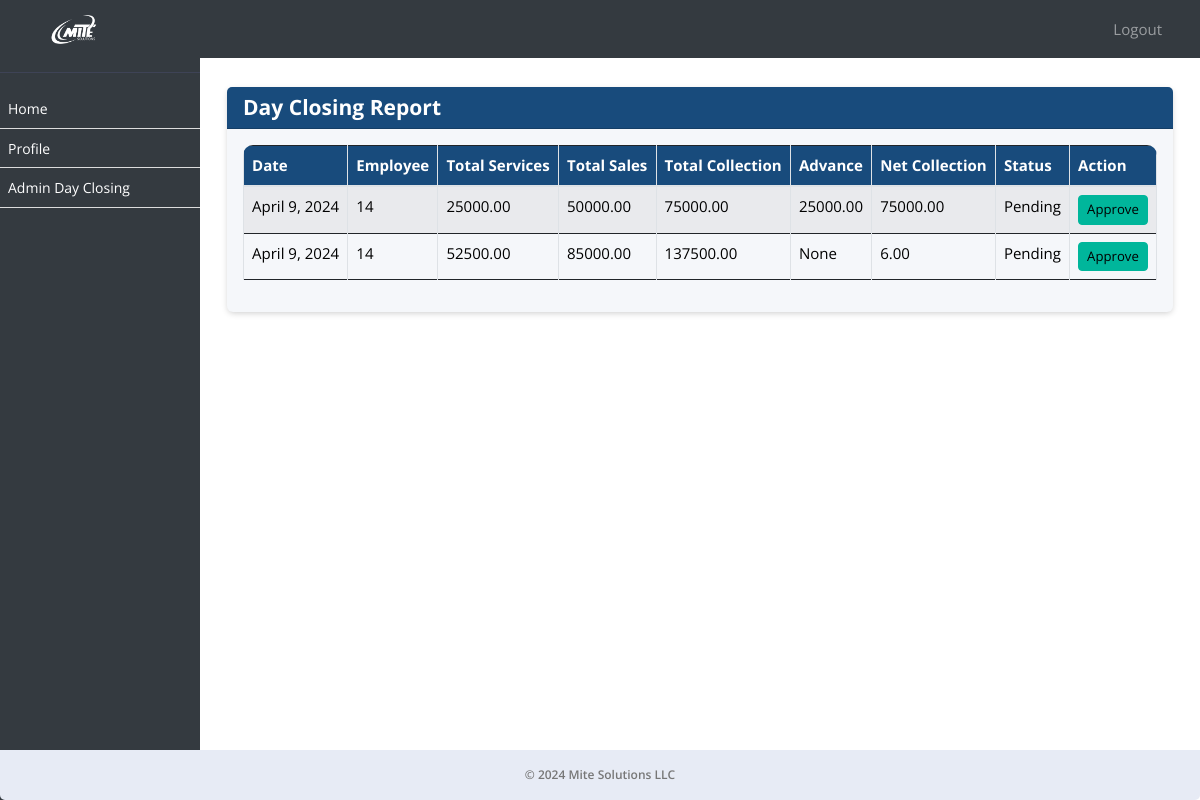
Page /sale/day-closing-report/ (signed in) on the committed database.
### ezshopapp/models.py (models this page shows, shortened)
class Module(models.Model):
    URL_CHOICES = [
        ('/sale/dayclosing/', 'Day Closing'),
        ('/dayclosing/admin/', 'Admin Day Closing'),
        ('/sale/sales-by-staff-item-service/', 'Sales by Staff - Product/Service'),
        ('/sale/sales-by-staff-service/', 'Sales by Staff - Service'),
        ('/sale/sales-by-staff-item/', 'Sales by Staff - Product'),
        ('/sale/day-closing-report/', 'Day Closing Report'),
        ('/sale/sales-report/', 'Sales Report'),
    ]
    URL_NAMES = [
        ('Day Closing', '/sale/dayclosing/'),
        ('Admin Day Closing', '/dayclosing/admin/'),
        ('Sales by Staff - Product/Service', '/sale/sales-by-staff-item-service/'),
        ('Sales by Staff - Service', '/sale/sales-by-staff-service/'),
        ('Sales by Staff - Product', '/sale/sales-by-staff-item/'),
        ('Day Closing Report', '/sale/day-closing-report/'),
        ('Sales Report', '/sale/sales-report/'),
    ]
    url = models.CharField(max_length=150, choices=URL_CHOICES, null=True, verbose_name='Page Name')
    name = models.CharField(max_length=50, choices=URL_NAMES, null=True, verbose_name='Page URL')
    created_on = models.DateTimeField(auto_now_add=True, null=True)

class DayClosing(models.Model):
    date = models.DateField()
    employee = models.ForeignKey(Employee, on_delete=models.CASCADE, blank=True, null=True)
    total_services = models.DecimalField(max_digits=8, decimal_places=2)
    total_sales = models.DecimalField(max_digits=8, decimal_places=2)
    total_collection = models.DecimalField(max_digits=8, decimal_places=2)
    advance = models.DecimalField(max_digits=8, decimal_places=2, blank=True, null=True)
    net_collection = models.DecimalField(max_digits=8, decimal_places=2)
    status = models.CharField(max_length=10, choices=STATUS_CHOICES, default='pending')
    created_on = models.DateTimeField(auto_now_add=True, null=True)

class Employee(models.Model):
    employee_id = models.CharField(max_length=10, unique=True)
    username = models.CharField(max_length=50, null=True)
    password = models.CharField(max_length=50, null=True)
    business_profile = models.CharField(max_length=255, null=True)
    business_profile_id = models.IntegerField(null=True)
    first_name = models.CharField(max_length=255)
    second_name = models.CharField(max_length=255)
    nationality = models.CharField(max_length=255)
    mobile_no = models.CharField(max_length=20, blank=True, null=True)
    passport_no = models.CharField(max_length=20, unique=True)
    passport_expiration_date = models.DateField()
    emirates_id = models.CharField(max_length=20, unique=True)
    id_expiration_date = models.DateField()
    basic_pay = models.DecimalField(max_digits=10, decimal_places=2)
    house_allowance = models.DecimalField(max_digits=10, decimal_places=2, default=0)
    transportation_allowance = models.DecimalField(max_digits=10, decimal_places=2, default=0)
    commission_percentage = models.DecimalField(max_digits=5, decimal_places=2, default=0, validators=[MinValueValidator(0)])
    joining_date = models.DateField()
    job_role = models.ForeignKey(Role, on_delete=models.SET_NULL, null=True)
    is_employee = models.BooleanField(default=True)
    created_on = models.DateTimeField(auto_now_add=True, null=True)

### ezshopapp/views.py (the view)
# urls.py: path('sale/day-closing-report/', day_closing_report, name='day_closing_report'),
def day_closing_report(request):
    logged_in_employee_id = request.session.get('employee_id')  # If using session
    day_closings_list = DayClosing.objects.filter(employee__id=logged_in_employee_id).order_by('-created_on')
    employees = Employee.objects.get(id=logged_in_employee_id)
    role = Role.objects.filter(name=employees.job_role).first()
    active_modules = role.modules.all()
    paginator = Paginator(day_closings_list, 10)
    page = request.GET.get('page')
    try:
        day_closings = paginator.page(page)
    except PageNotAnInteger:
        day_closings = paginator.page(1)
    except EmptyPage:
        day_closings = paginator.page(paginator.num_pages)
    return render(request, 'day_closing_report.html', {'day_closings': day_closings, 'active_modules':active_modules})

### ezshopapp/models.py (called while the page is built)
    def __str__(self):
        return self.name

### ezshopapp/templates/day_closing_report.html (shortened to what this page needs)
{% extends 'emp_base.html' %}
{% block content %}
<div class="container mb-5">
    <div class="card mt-3">
        <div class="card-header">
            <h4 class="mb-0 text-white">Day Closing Report</h4>
        </div>
        <div class="card-body">
            <div class="table-responsive">
            <table class="table table-bordered table-striped nowrap" id="dayclosingemp">
                <thead>
                    <tr>
                        <th>Date</th>
                        <th>Employee</th>
                        <th>Total Services</th>
                        <th>Total Sales</th>
                        <th>Total Collection</th>
                        <th>Advance</th>
                        <th>Net Collection</th>
                        <th>Status</th>
                        <th>Action</th>
                    </tr>
                </thead>
                <tbody>
                    {% for day_closing in day_closings %}
                    <tr>
                        <td>{{ day_closing.date }}</td>
                        <td>{{ day_closing.employee.id }}</td>
                        <td>{{ day_closing.total_services }}</td>
                        <td>{{ day_closing.total_sales }}</td>
                        <td>{{ day_closing.total_collection }}</td>
                        <td>{{ day_closing.advance }}</td>
                        <td>{{ day_closing.net_collection }}</td>
                        <td class="text-capitalize">{{ day_closing.status }}</td>
                        <td>
                            <div class="d-flex justify-content-between align-items-center gap-3">
                                {% if day_closing.status == 'pending' %}
                                    <a href="{% url 'approve_day_closing' day_closing.id %}" class="btn btn-success btn-sm">Approve</a>
                                {% else %}
                                    <button class="btn btn-secondary btn-sm" disabled>Approved</button>
                                {% endif %}
                            </div>
                        </td>
                    </tr>
                    {% endfor %}
                </tbody>
            </table>
        </div>
        </div>
    </div>
</div>
{% endblock %}

### ezshopapp/templates/emp_base.html (shortened to what this page needs)
{% load static %}
<!DOCTYPE html>
<html lang="en">
<head>
    <link rel="stylesheet" href="https://stackpath.bootstrapcdn.com/bootstrap/4.3.1/css/bootstrap.min.css">
    <link href="../../static/js/style.css" rel="stylesheet">
    <link rel="stylesheet" type="text/css" href="https://cdn.datatables.net/1.11.5/css/jquery.dataTables.css">
    <link rel="stylesheet" href="https://use.fontawesome.com/releases/v5.8.2/css/all.css">
    <link rel="stylesheet" href="https://cdn.datatables.net/1.10.24/css/dataTables.bootstrap4.min.css"/>
    <link rel="stylesheet" type="text/css" href="https://cdn.jsdelivr.net/npm/daterangepicker/daterangepicker.css" />
<link rel="stylesheet" href="https://cdn.datatables.net/2.0.2/css/dataTables.bootstrap5.css">
<link rel="stylesheet" href="https://cdn.datatables.net/responsive/3.0.0/css/responsive.bootstrap5.css">
<link rel="stylesheet" type="text/css" href="https://cdn.datatables.net/buttons/2.2.2/css/buttons.bootstrap5.min.css">
</head>
<body>
<nav class="navbar navbar-expand-lg navbar-dark bg-dark fixed-top">
    <a class="navbar-brand text-left" href="/employee-dashboard/">
         <img src="../../static/assets/logo.png" alt="Mite Solutions"  style="filter: brightness(0) invert(1);" width="5%">
    </a>
    <div class="collapse navbar-collapse" id="navbarNav">
        <ul class="navbar-nav ml-auto pl-3">
                <a class="nav-link" href="{% url 'employee_logout' %}" id="logout-link">Logout</a>
        </ul>
    </div>
</nav>
<div id="sidebar">
    <hr/>
<ul id="font-c" style="max-height: 400px; overflow-y: scroll;">
    <li><a href="/employee-dashboard/">Home</a></li>
    <li><a href="/profile/">Profile</a></li>
    {% for module in active_modules %}
        <li>
            <a href="{{ module.url }}">{{ module.name }}</a>
        </li>
    {% endfor %}
</ul>
</div>
<div id="content">
    {% block content %}{% endblock %}
    <footer class="footer mt-auto py-3 bg-light">
        <div class="container text-center">
            <span class="text-muted">&copy; 2024 Mite Solutions LLC</span>
        </div>
    </footer>
</div>
</body>
</html>

### ezshopapp/templates/emp_base.html (style rules this page uses)
body, p, h1, h2, h3, h4, h5, h6, a, li, label, input, div, span, small { font-family: "Open Sans", sans-serif !important; }
.bg-light { border-bottom-right-radius:5px; border-bottom-left-radius:5px; font-weight: 600; color:#000; }
#font-c>li>a { font-size:14px !important; }
body { padding-top: 56px; background-color: #ffffff !important; }
table thead { border-radius: 5px !important; }
table thead th { vertical-align: bottom; border-bottom: 2px solid #dee2e6; background-color: #184b7c !important; color: #fff !important; }
tbody { border-bottom: 0px !important; }
#sidebar { height: 100%; width: 200px; position: fixed; top: 0; left: 0; background-color: #343a40; padding-top: 56px; }
table { border:1px !important; }
#content { margin-left: 200px; padding: 15px; }
#sidebar ul { list-style: none; padding: 0; }
#sidebar ul li { padding: 8px; border-bottom: 1px solid #ddd; }
#sidebar ul li a { text-decoration: none; color: #fff; }
.navbar-brand { margin-left: 4%; }
div>.table-responsive, table, table>thead { border-radius: 10px !important; }
.card { border:0px !important; margin-top:15px; margin-bottom:15px; box-shadow: 0px 2px 6px -1px #ccc; }
.card-header { background-color: #184b7c !important; color:#fff !important; }
a { text-decoration: none !important; }
.bg-dark { background-color: #343a40 !important; }
.navbar-nav.ml-auto { margin-right: 15px; }
.navbar-nav.ml-auto a { color: #fff; margin-right: 15px; }
.footer { position: fixed; left: 0; z-index: 1; bottom: 0; width: 100%; font-size:12px; background-color: #343a40; color: #fff; padding: 8px 0; }
.text-muted { color:#777 !important; }

### rows in the picture
Module: name "Admin Day Closing"
DayClosing: date "April 9, 2024", employee.id "14", total_services "25000.00", total_sales "50000.00", total_collection "75000.00", advance "25000.00", net_collection "75000.00", status "Pending", shows "Approve"
DayClosing: date "April 9, 2024", employee.id "14", total_services "52500.00", total_sales "85000.00", total_collection "137500.00", advance "None", net_collection "6.00", status "Pending", shows "Approve"
